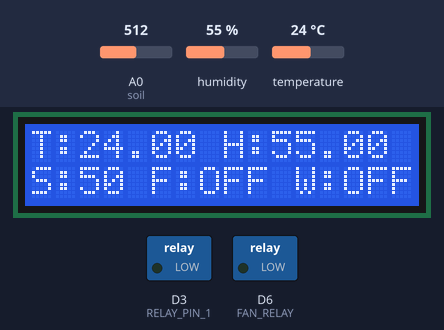
Bench run of a sketch on a simulated ESP8266 (NodeMCU). Parts: 16×2 character LCD, switched loads named in the sketch (green lamp = pin HIGH). The inputs (shaded band) are chosen by the test bench; at power-on: temperature 24 °C, A0 (soil) = 512, humidity 55 %. WiFi joins after 1.5 s; servers stay silent unless stated.

Above: at 6.1 s.
6.2 s: temperature set to 29 °C
At 7.5 s:
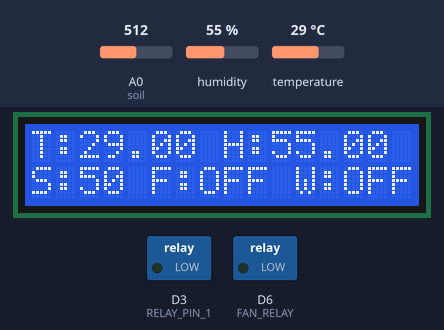
8.6 s: temperature set to 32 °C
At 9.6 s:
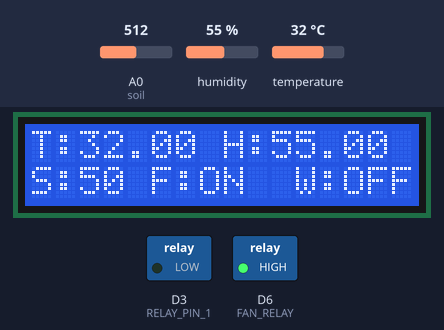
10.7 s: A0 (soil) set to 714
At 11.0 s:
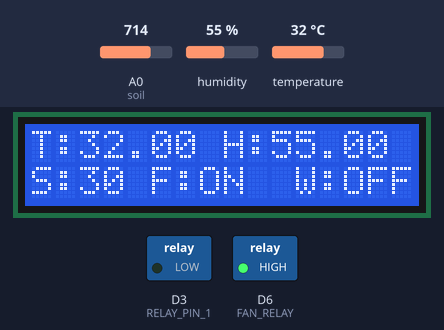
12.2 s: A0 (soil) set to 738
At 13.4 s:
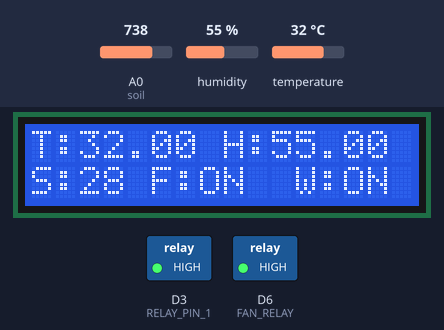
13.7 s: temperature set to 12 °C
At 16.7 s:
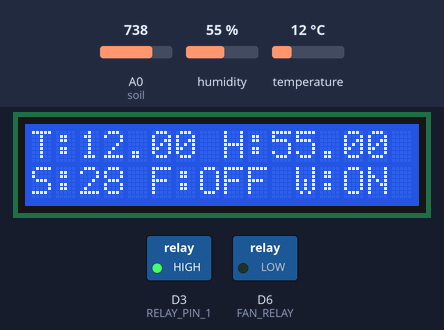
17.0 s: A0 (soil) set to 716
At 17.4 s:
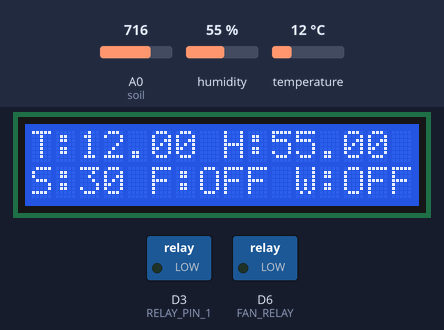
Timing chart, 0 to 19.5 s (numbered marks = the images above; inputs shaded):
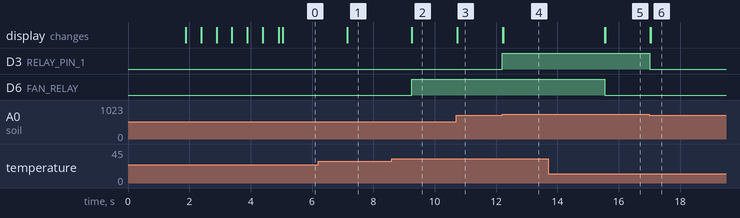

Measured:
- the behaviour switches between 30 and 31 °C on temperature (found by bisection; images 1 and 2)
- the behaviour switches between 721 and 722 on A0 (soil) (found by bisection; images 3 and 4)
- after the input at 6.2 s, the display: changes after 0.94 s (image 1)
- after the input at 8.6 s, D6 (FAN_RELAY): LOW → HIGH after 0.65 s; the display: first changes after 0.65 s (image 2 shows a later state)
- after the input at 10.7 s, the display: changes at once (image 3)
- after the input at 12.2 s, D3 (RELAY_PIN_1): LOW → HIGH at once; the display: first changes at once (image 4 shows a later state)
- after the input at 13.7 s, D6 (FAN_RELAY): HIGH → LOW after 1.9 s; the display: first changes after 1.9 s (image 5 shows a later state)
- after the input at 17.0 s, D3 (RELAY_PIN_1): HIGH → LOW at once; the display: first changes at once (image 6 shows a later state)

The sketch:

nodeMCU1.ino
```cpp
// Sky Garden - Advanced Automated Greenhouse System

// Define connections for various components
/* Connections
Relay (Water Pump) - D3
Light Level Sensor - D7
Soil Moisture Sensor - A0
PIR Motion Sensor - D5
SDA for LCD - D2
SCL for LCD - D1
DHT11 Temperature and Humidity Sensor - D4
Fan - D6
*/

// Include required libraries and set up Blynk configurations
#include <LiquidCrystal_I2C.h>
#include <ESP8266WiFi.h>
#define BLYNK_TEMPLATE_ID "TMPL6-Ys7s4AQ"
#define BLYNK_TEMPLATE_NAME "ULTIMATE GREEN HOUSE"
#define BLYNK_AUTH_TOKEN "VyIuP_UYw2ZNu3AUo6qBZZcMI69XEf3R"
#include <BlynkSimpleEsp8266.h>
#include <DHT.h>

#define BLYNK_PRINT Serial  // For Blynk debugging

// Initialize the LCD with I2C address and dimensions
LiquidCrystal_I2C lcd(0x27, 16, 2);

// WiFi Credentials
char auth[] = BLYNK_AUTH_TOKEN;
char ssid[] = "Beg";
char pass[] = "26122004";

// Initialize DHT sensor
DHT dht(D4, DHT11);
BlynkTimer timer;

// Define pin numbers for components
#define soil A0
#define PIR D5
#define RELAY_PIN_1 D3
#define LIGHT_LEVEL_SENSOR D7
#define FAN_RELAY D6

// Define initial state variables
int PIR_ToggleValue;
int relay1State = LOW; // Water pump initial state
int fanState = LOW;    // Fan initial state

void setup() {
  // Begin serial communication for debugging
  Serial.begin(9600);

  // Initialize the LCD and turn on its backlight
  lcd.init();
  lcd.backlight();

  // Set pin modes for inputs and outputs
  pinMode(PIR, INPUT);
  pinMode(RELAY_PIN_1, OUTPUT);
  pinMode(LIGHT_LEVEL_SENSOR, INPUT);
  pinMode(FAN_RELAY, OUTPUT);

  // Set initial states for relays
  digitalWrite(RELAY_PIN_1, relay1State);
  digitalWrite(FAN_RELAY, fanState);

  // Connect to Blynk and initialize DHT sensor
  Blynk.begin(auth, ssid, pass, "blynk.cloud", 80);
  dht.begin();

  // Display initialization message on LCD
  lcd.setCursor(0, 0);
  lcd.print("  Initializing  ");
  for (int a = 5; a <= 10; a++) {
    lcd.setCursor(a, 1);
    lcd.print(".");
    delay(500);
  }
  lcd.clear();
  lcd.setCursor(11, 1);
  lcd.print("W:OFF");

  // Set timer intervals for reading sensors
  timer.setInterval(100L, soilMoistureSensor);
  timer.setInterval(100L, DHT11sensor);
}

// Read DHT11 sensor and send temperature and humidity to Blynk
void DHT11sensor() {
  float h = dht.readHumidity();
  float t = dht.readTemperature();

  if (isnan(h) || isnan(t)) {
    Serial.println("Failed to read from DHT sensor!");
    return;
  }

  // Send data to Blynk
  Blynk.virtualWrite(V0, t);
  Blynk.virtualWrite(V1, h);

  // Display temperature and humidity on LCD
  lcd.setCursor(0, 0);
  lcd.print("T:");
  lcd.print(t);
  lcd.setCursor(8, 0);
  lcd.print("H:");
  lcd.print(h);

  // Control fan based on temperature
  if (t > 30) {
    fanState = HIGH;
  } else {
    fanState = LOW;
  }
  digitalWrite(FAN_RELAY, fanState);
  Blynk.virtualWrite(V7, fanState);
}

// Read soil moisture sensor and send data to Blynk
void soilMoistureSensor() {
  int value = analogRead(soil);
  value = map(value, 0, 1024, 0, 100);
  value = (value - 100) * -1;

  Blynk.virtualWrite(V3, value);

  // Display soil moisture on LCD
  lcd.setCursor(0, 1);
  lcd.print("S:");
  lcd.print(value);

  // Control water pump based on soil moisture
  if (value < 30) {
    relay1State = HIGH;
  } else {
    relay1State = LOW;
  }
  digitalWrite(RELAY_PIN_1, relay1State);
  Blynk.virtualWrite(V12, relay1State);
}

// Detect motion using PIR sensor and log it in Blynk
void PIRsensor() {
  bool value = digitalRead(PIR);
  if (value) {
    Blynk.logEvent("pirmotion", "WARNING! Motion Detected!");
  }
}

// Handle changes from Blynk app for PIR sensor
BLYNK_WRITE(V6) {
  PIR_ToggleValue = param.asInt();
}

// Handle fan state changes from Blynk app
BLYNK_WRITE(V7) {
  fanState = param.asInt();
  digitalWrite(FAN_RELAY, fanState);
}

// Handle water pump state changes from Blynk app
BLYNK_WRITE(V12) {
  relay1State = param.asInt();
  digitalWrite(RELAY_PIN_1, relay1State);
}

void loop() {
  // Display fan state on LCD
  if (fanState == HIGH) {
    lcd.setCursor(5, 1);
    lcd.print("F:ON ");
  } else {
    lcd.setCursor(5, 1);
    lcd.print("F:OFF");
  }

  // Display water pump state on LCD
  if (relay1State == HIGH) {
    lcd.setCursor(11, 1);
    lcd.print("W:ON ");
  } else {
    lcd.setCursor(11, 1);
    lcd.print("W:OFF");
  }

  // Read light level and send to Blynk
  int lightLevel = analogRead(LIGHT_LEVEL_SENSOR);
  Blynk.virtualWrite(V9, lightLevel);

  // Run Blynk and timer processes
  Blynk.run();
  timer.run();
}
```
